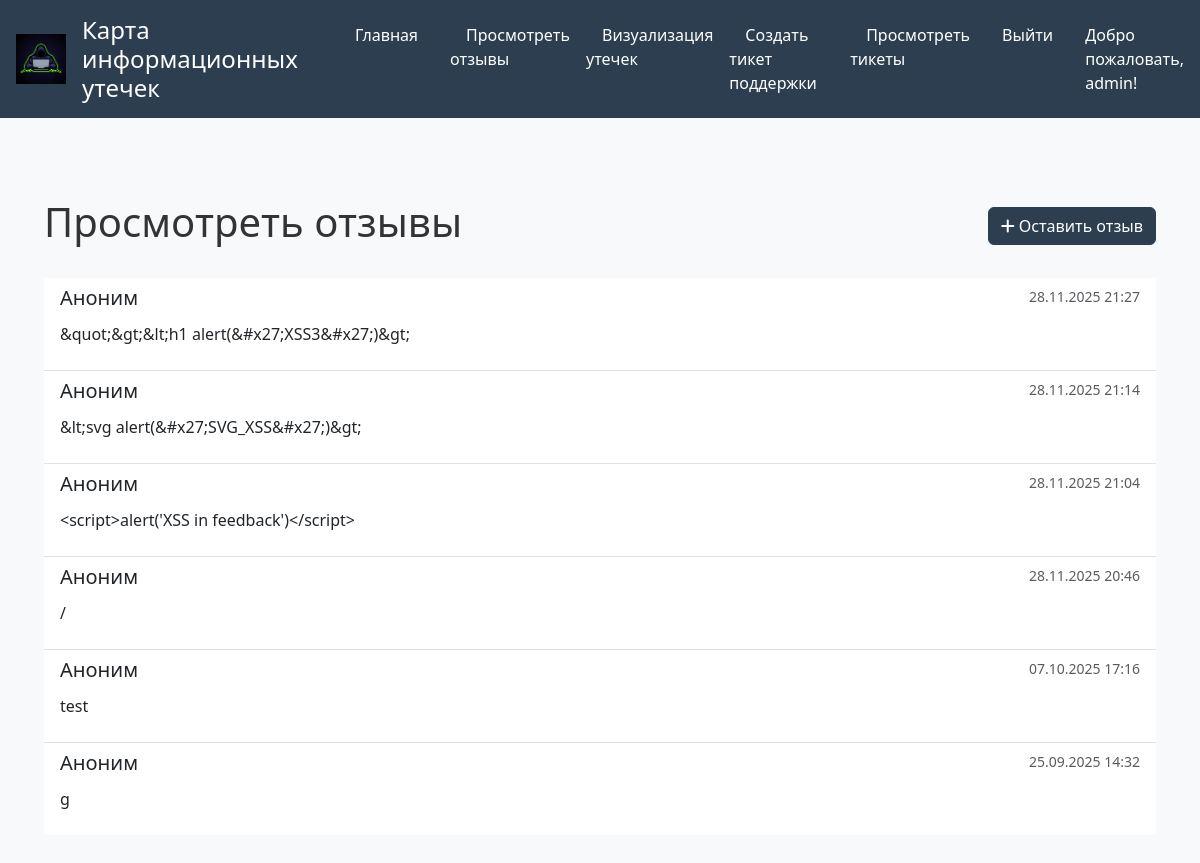
The app's page /view_feedback/ (signed in), older data.
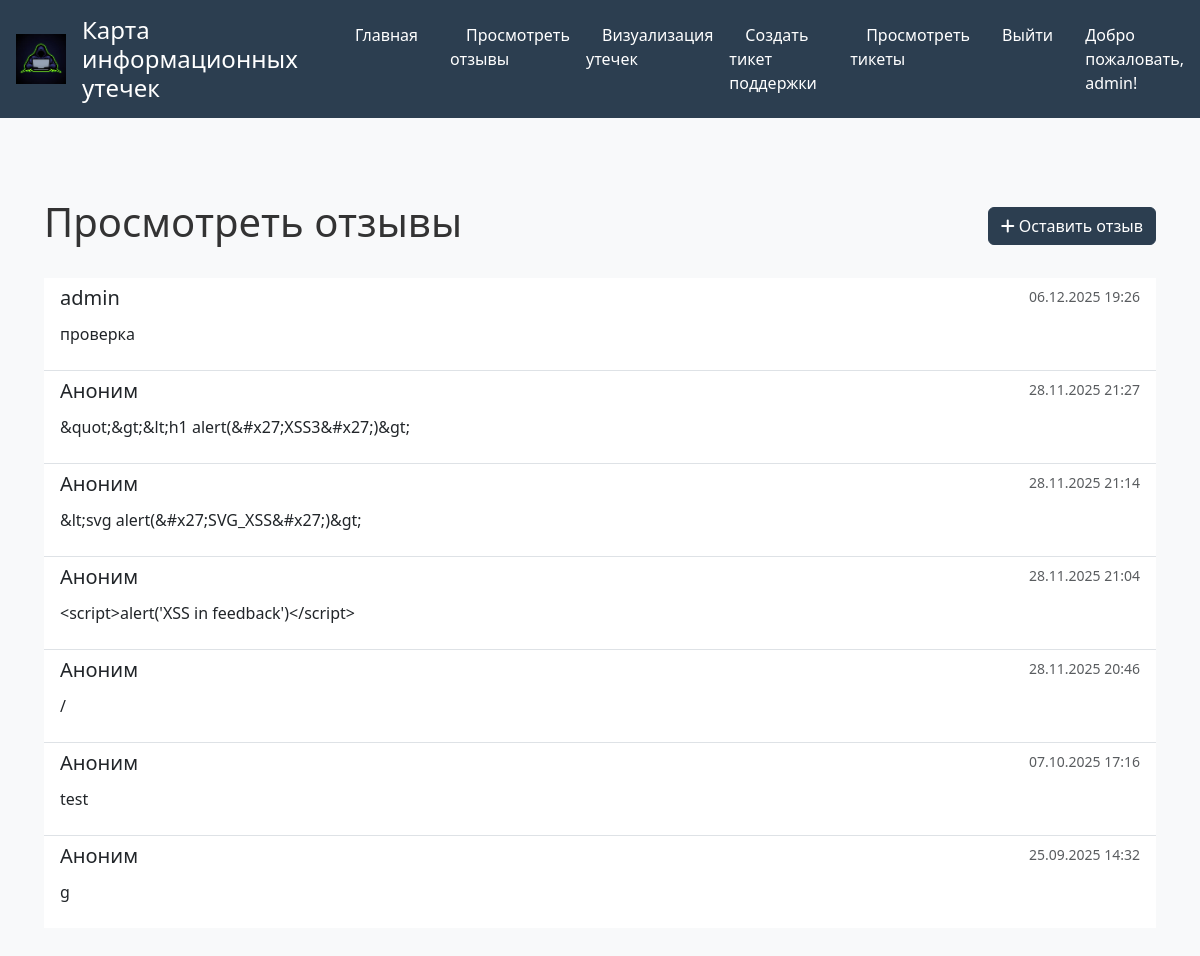
The same page, newer data.
### leaksmap/models.py (models this page shows, shortened)
class Feedback(models.Model):
    user = models.ForeignKey(
        User,
        on_delete=models.SET_NULL,
        null=True,
        blank=True
    )
    content = models.TextField(
        validators=[MaxLengthValidator(5000)]
    )
    created_at = models.DateTimeField(auto_now_add=True)
    class Meta:
        verbose_name = "Feedback"
        verbose_name_plural = "Feedbacks"
        ordering = ['-created_at']
        indexes = [
            models.Index(fields=['user']),
            models.Index(fields=['created_at']),
        ]

### leaksmap/feedback.py (the view)
# urls.py: path('view_feedback/', feedback.view_feedback, name='view_feedback'),
def view_feedback(request):
    feedbacks = Feedback.objects.all().order_by('-created_at')
    return render(request, 'leaksmap/view_feedback.html', {'feedbacks': feedbacks})

### leaksmap/templates/leaksmap/view_feedback.html (shortened to what this page needs)
{% extends "leaksmap/base.html" %}
{% block content %}
    <div class="container mt-5">
        <div class="d-flex justify-content-between align-items-center mb-4">
            <h1>Просмотреть отзывы</h1>
            <a href="{% url 'feedback' %}" class="btn btn-primary">
                <i class="fas fa-plus"></i> Оставить отзыв
            </a>
        </div>
        {% if feedbacks %}
            <ul class="list-group list-group-flush">
                {% for feedback in feedbacks %}
                    <li class="list-group-item">
                        <div class="d-flex w-100 justify-content-between">
                            <h5 class="mb-1">{{ feedback.user.username|default:'Аноним' }}</h5>
                            <small class="text-muted">{{ feedback.created_at|date:"d.m.Y H:i" }}</small>
                        </div>
                        <p class="mb-2">{{ feedback.content|escape|linebreaks }}</p>
                    </li>
                {% endfor %}
            </ul>
        {% endif %}
    </div>
{% endblock %}

Row changes from the older to the newer data that the page shows:
added Feedback: user.username "admin", created_at "06.12.2025 19:26", content "проверка"
